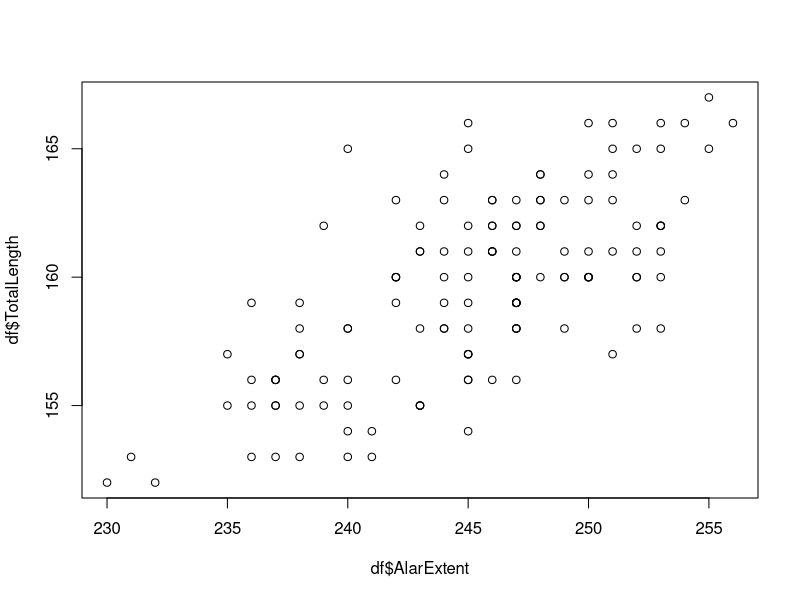
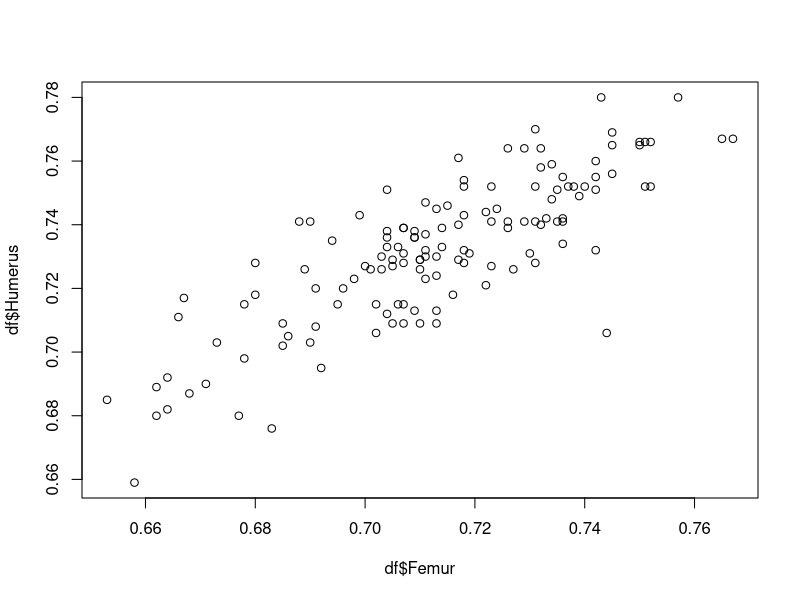
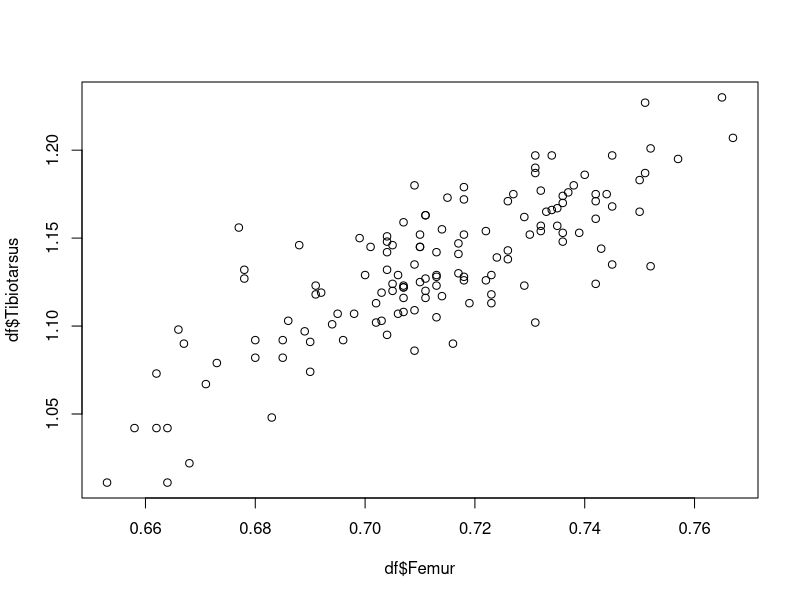
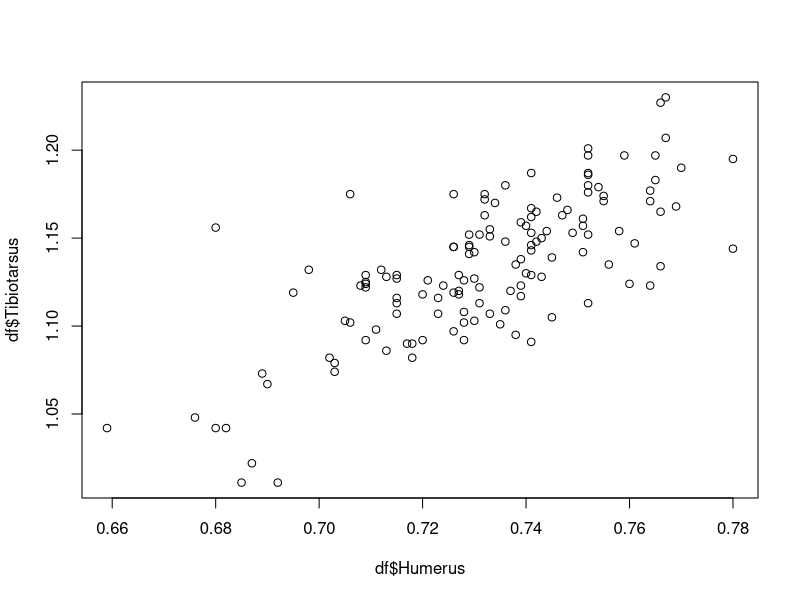

Reproduce these figures in R, in order.
## ---- chunk 1
rm(list = ls())
library(tidyverse)
library(ggplot2)
library(lmtest)
library(Hmisc)
library(MASS)
library(dplyr)
## ---- chunk 2
rm(list = ls())
df = read.table("../data/bumpus.txt", header = TRUE, sep = "\t")
df <- subset(df, select = -c(ID))
df$Survival <- as.integer(df$Survival)
df$Sex <- as.factor(df$Sex)
## ---- chunk 3
summary(df)
head(df)
## ---- chunk 4
xtabs(~ df$Survival + df$Sex)
## ---- chunk 5
# univariable analysis
log.sex          = glm(Survival ~ Sex , family = binomial(link = logit),data=df)
log.len          = glm(Survival ~ TotalLength , family = binomial(link = logit),data=df)
log.alar         = glm(Survival ~ AlarExtent , family = binomial(link = logit),data=df)
log.weight       = glm(Survival ~ Weight , family = binomial(link = logit),data=df)
log.beak         = glm(Survival ~ BeakHead , family = binomial(link = logit),data=df)
log.humerus      = glm(Survival ~ Humerus , family = binomial(link = logit),data=df)
log.femur        = glm(Survival ~ Femur , family = binomial(link = logit),data=df)
log.tibiotarsus  = glm(Survival ~ Tibiotarsus , family = binomial(link = logit),data=df)
log.skull        = glm(Survival ~ SkullWidth , family = binomial(link = logit),data=df)
log.sternum      = glm(Survival ~ Sternum , family = binomial(link = logit),data=df)

summary(log.sex)
summary(log.len)  
summary(log.alar)
summary(log.weight)
summary(log.beak)
summary(log.humerus)
summary(log.femur)
summary(log.tibiotarsus)
summary(log.skull)
summary(log.sternum)

#
#
#
#
#
#
#
#
#
#
## ---- chunk 6
#find correlated factors
df.cor <- subset(df, select = -c(Survival, Sex))
res <- cor(df.cor)
round(res, 2)

plot(df$AlarExtent, df$TotalLength)
plot(df$Femur, df$Humerus)
plot(df$Femur, df$Tibiotarsus)
plot(df$Humerus, df$Tibiotarsus)
## alar-length 0.69, femur-humerus 0.82, femur-tibiotarsus 0.81, humerus-tibiotarsus 0.75
## ---- chunk 7
#sex interaction on measurements
## ---- chunk 8
log.full = glm(Survival ~ . , family = binomial(link = logit),data=df)
summary(log.full)
## ---- chunk 9
log.step = log.full %>% stepAIC(trace = FALSE)
summary(log.step)

log.step1 = glm(formula = Survival ~ Sex + TotalLength + Weight + 
    Humerus + Sternum, family = binomial(link = logit), data = df)
summary(log.step1)
## ---- chunk 10
#To assess the statistical significance of each term, we have to ask dropterm() to perform a significance
#test as well. The appropriate test here is a χ
#2
#test (likelihood ratio test):
